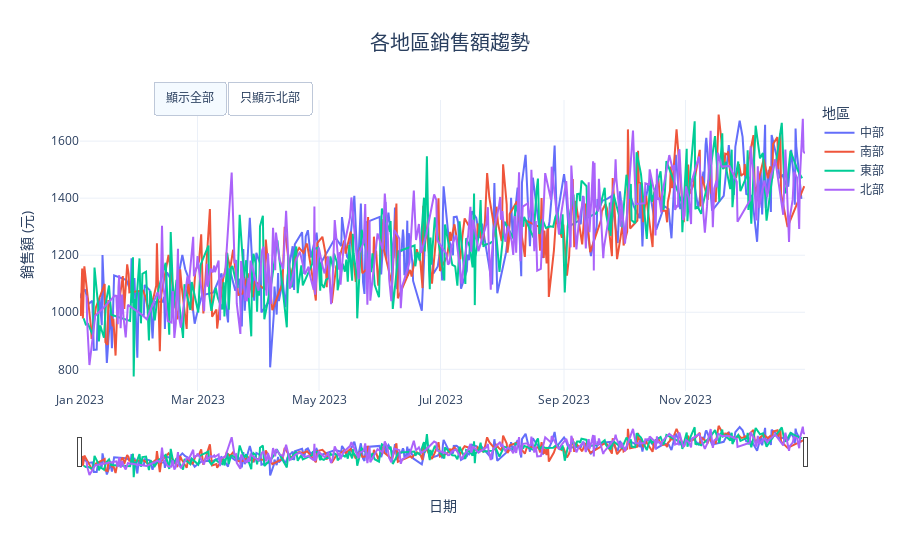

Notebook code cell kept with this figure:
### Markdown cell above
## 4. 互動性設置

### Code cell
def interactive_chart():
    """創建具有高度互動性的圖表"""
    # 計算每日各地區銷售額
    daily_region_sales = df.groupby(['日期', '地區'])['銷售額'].sum().reset_index()
    
    # 創建具有多個互動功能的折線圖
    fig = px.line(daily_region_sales, x='日期', y='銷售額',
                  color='地區', title='各地區銷售額趨勢',
                  labels={'銷售額': '銷售額 (元)', '日期': '日期'},
                  template='plotly_white')
    
    # 添加範圍選擇器
    fig.update_xaxes(rangeslider_visible=True)
    
    # 更新布局和互動設置
    fig.update_layout(
        title_x=0.5,
        title_font_size=20,
        hovermode='x unified',
        updatemenus=[
            dict(
                type="buttons",
                direction="left",
                buttons=list([
                    dict(
                        args=[{"visible": [True, True, True, True]}],
                        label="顯示全部",
                        method="restyle"
                    ),
                    dict(
                        args=[{"visible": [True, False, False, False]}],
                        label="只顯示北部",
                        method="restyle"
                    )
                ]),
                pad={"r": 10, "t": 10},
                showactive=True,
                x=0.1,
                xanchor="left",
                y=1.1,
                yanchor="top"
            ),
        ]
    )
    
    fig.show()

interactive_chart()

### Figure 1 — Plotly figure (JSON) as saved in the notebook; plotly's stock layout.template omitted (floating-point values rounded to 4 significant figures; data arrays with more than 128 entries replaced by an {"elided": "..."} marker saying what was removed)
{"data": [{"hovertemplate": "地區=中部<br>日期=%{x}<br>銷售額 (元)=%{y}<extra></extra>", "legendgroup": "中部", "line": {"color": "#636efa", "dash": "solid"}, "marker": {"symbol": "circle"}, "mode": "lines", "name": "中部", "orientation": "v", "showlegend": true, "type": "scatter", "x": {"elided": "238 str values"}, "xaxis": "x", "y": {"elided": "238 float values"}, "yaxis": "y"}, {"hovertemplate": "地區=南部<br>日期=%{x}<br>銷售額 (元)=%{y}<extra></extra>", "legendgroup": "南部", "line": {"color": "#EF553B", "dash": "solid"}, "marker": {"symbol": "circle"}, "mode": "lines", "name": "南部", "orientation": "v", "showlegend": true, "type": "scatter", "x": {"elided": "240 str values"}, "xaxis": "x", "y": {"elided": "240 float values"}, "yaxis": "y"}, {"hovertemplate": "地區=東部<br>日期=%{x}<br>銷售額 (元)=%{y}<extra></extra>", "legendgroup": "東部", "line": {"color": "#00cc96", "dash": "solid"}, "marker": {"symbol": "circle"}, "mode": "lines", "name": "東部", "orientation": "v", "showlegend": true, "type": "scatter", "x": {"elided": "252 str values"}, "xaxis": "x", "y": {"elided": "252 float values"}, "yaxis": "y"}, {"hovertemplate": "地區=北部<br>日期=%{x}<br>銷售額 (元)=%{y}<extra></extra>", "legendgroup": "北部", "line": {"color": "#ab63fa", "dash": "solid"}, "marker": {"symbol": "circle"}, "mode": "lines", "name": "北部", "orientation": "v", "showlegend": true, "type": "scatter", "x": {"elided": "270 str values"}, "xaxis": "x", "y": {"elided": "270 float values"}, "yaxis": "y"}], "layout": {"hovermode": "x unified", "legend": {"title": {"text": "地區"}, "tracegroupgap": 0}, "title": {"font": {"size": 20}, "text": "各地區銷售額趨勢", "x": 0.5}, "updatemenus": [{"buttons": [{"args": [{"visible": [true, true, true, true]}], "label": "顯示全部", "method": "restyle"}, {"args": [{"visible": [true, false, false, false]}], "label": "只顯示北部", "method": "restyle"}], "direction": "left", "pad": {"r": 10, "t": 10}, "showactive": true, "type": "buttons", "x": 0.1, "xanchor": "left", "y": 1.1, "yanchor": "top"}], "xaxis": {"anchor": "y", "domain": [0, 1], "rangeslider": {"visible": true}, "title": {"text": "日期"}}, "yaxis": {"anchor": "x", "domain": [0, 1], "title": {"text": "銷售額 (元)"}}}}
